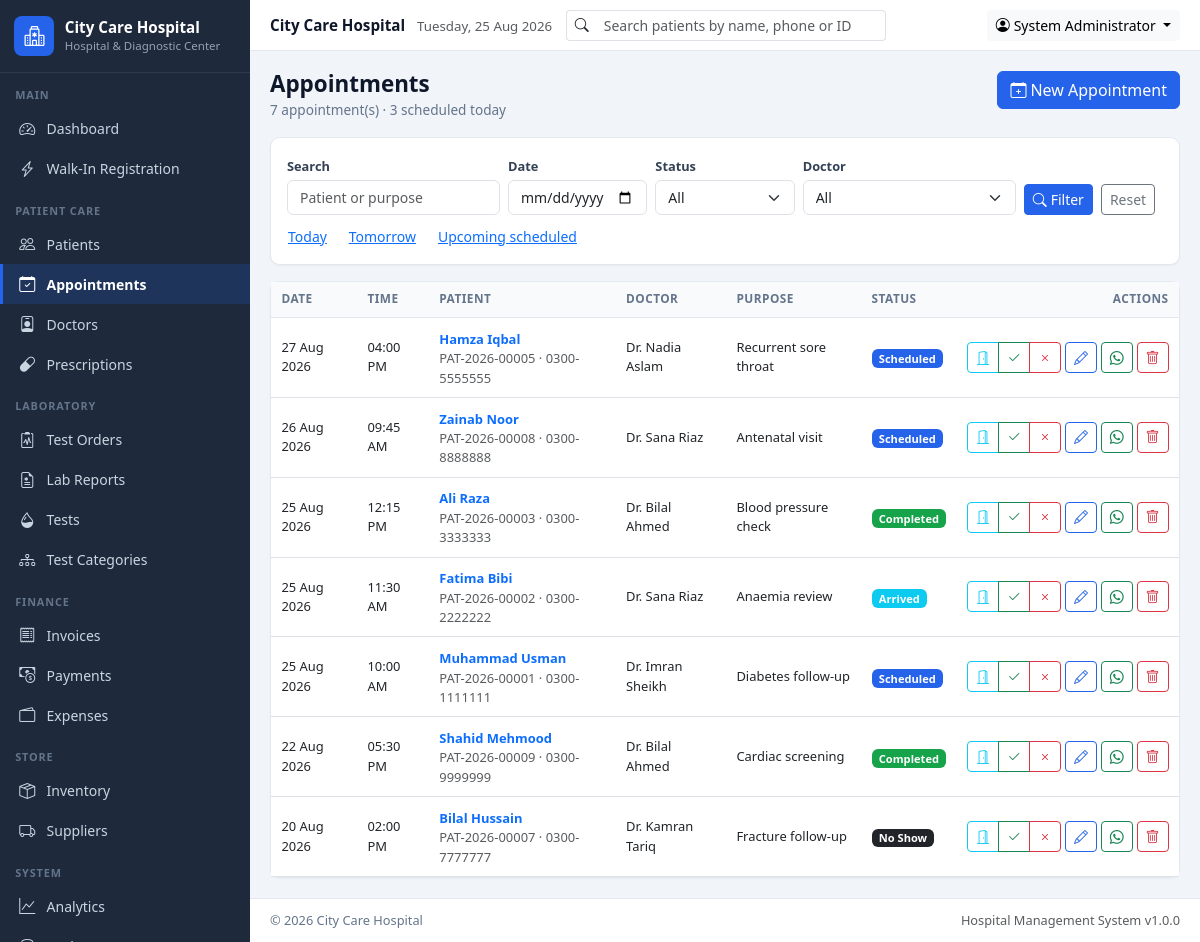
Screenshot of /modules/appointments/index.php (signed in) with the database file from the repository.
### tables this page shows
CREATE TABLE IF NOT EXISTS appointments (
  id INT AUTO_INCREMENT PRIMARY KEY,
  patient_id INT NOT NULL,
  doctor_id INT,
  appointment_date DATE NOT NULL,
  appointment_time TIME NOT NULL,
  purpose VARCHAR(255),
  status ENUM('Scheduled','Arrived','Completed','Cancelled','No Show') DEFAULT 'Scheduled',
  notes TEXT,
  created_at TIMESTAMP DEFAULT CURRENT_TIMESTAMP,
  INDEX idx_appt_date (appointment_date),
  FOREIGN KEY (patient_id) REFERENCES patients(id) ON DELETE CASCADE,
  FOREIGN KEY (doctor_id) REFERENCES doctors(id) ON DELETE SET NULL
);

CREATE TABLE IF NOT EXISTS patients (
  id INT AUTO_INCREMENT PRIMARY KEY,
  patient_id VARCHAR(20) UNIQUE NOT NULL,
  full_name VARCHAR(100) NOT NULL,
  father_husband_name VARCHAR(100),
  gender ENUM('Male','Female','Other') NOT NULL,
  date_of_birth DATE,
  age INT,
  cnic VARCHAR(20),
  phone VARCHAR(20),
  whatsapp VARCHAR(20),
  email VARCHAR(100),
  address TEXT,
  emergency_contact VARCHAR(100),
  blood_group VARCHAR(5),
  referring_doctor VARCHAR(100),
  medical_notes TEXT,
  registration_date DATE NOT NULL,
  created_at TIMESTAMP DEFAULT CURRENT_TIMESTAMP,
  updated_at TIMESTAMP DEFAULT CURRENT_TIMESTAMP ON UPDATE CURRENT_TIMESTAMP,
  INDEX idx_patients_name (full_name),
  INDEX idx_patients_phone (phone)
);

CREATE TABLE IF NOT EXISTS doctors (
  id INT AUTO_INCREMENT PRIMARY KEY,
  name VARCHAR(100) NOT NULL,
  specialty VARCHAR(100),
  phone VARCHAR(20),
  email VARCHAR(100),
  license_number VARCHAR(50),
  address TEXT,
  notes TEXT,
  is_active TINYINT(1) DEFAULT 1,
  created_at TIMESTAMP DEFAULT CURRENT_TIMESTAMP
);

### modules/appointments/index.php (the view, shortened to what this page needs)
<?php
$search  = get('q');
$date    = get('date');
$page    = currentPage();
$offset  = ($page - 1) * PER_PAGE;
$where = [];
$params = [];
$whereSql = $where ? 'WHERE ' . implode(' AND ', $where) : '';
$appointments = fetchAll("SELECT a.*, p.full_name, p.patient_id AS patient_code, p.phone, p.whatsapp, d.name AS doctor_name
                          FROM appointments a
                          JOIN patients p ON p.id = a.patient_id
                          LEFT JOIN doctors d ON d.id = a.doctor_id
                          $whereSql
                          ORDER BY a.appointment_date DESC, a.appointment_time DESC
                          LIMIT " . (int)PER_PAGE . ' OFFSET ' . (int)$offset, $params);
$pageActions = '<a href="' . BASE_URL . '/modules/appointments/add.php" class="btn btn-primary"><i class="bi bi-calendar-plus me-1"></i>New Appointment</a>';
require_once INC_PATH . '/header.php';
?>
<div class="card mb-3">
    <div class="card-body">
        <form class="row g-2 align-items-end" method="get">
            <div class="col-md-3">
                <label class="form-label">Search</label>
                <input type="search" name="q" class="form-control" value="<?= sanitize($search) ?>" placeholder="Patient or purpose">
            </div>
            <div class="col-md-2">
                <label class="form-label">Date</label>
                <input type="date" name="date" class="form-control" value="<?= sanitize($date) ?>">
            </div>
            <div class="col-md-2">
                <label class="form-label">Status</label>
                <select name="status" class="form-select">
                    <option value="">All</option>
                </select>
            </div>
            <div class="col-md-3">
                <label class="form-label">Doctor</label>
                <select name="doctor_id" class="form-select">
                    <option value="">All</option>
                </select>
            </div>
            <div class="col-md-2 d-flex gap-2">
                <button class="btn btn-primary btn-sm"><i class="bi bi-search me-1"></i>Filter</button>
                <a href="<?= BASE_URL ?>/modules/appointments/index.php" class="btn btn-outline-secondary btn-sm">Reset</a>
            </div>
            <div class="col-12">
                <a href="?date=<?= date('Y-m-d') ?>" class="btn btn-link btn-sm p-0 me-3">Today</a>
                <a href="?date=<?= date('Y-m-d', strtotime('+1 day')) ?>" class="btn btn-link btn-sm p-0 me-3">Tomorrow</a>
                <a href="?status=Scheduled" class="btn btn-link btn-sm p-0">Upcoming scheduled</a>
            </div>
        </form>
    </div>
</div>
<div class="card">
    <div class="table-responsive">
        <table class="table table-hover align-middle mb-0">
            <thead><tr><th>Date</th><th>Time</th><th>Patient</th><th>Doctor</th><th>Purpose</th><th>Status</th><th class="text-end">Actions</th></tr></thead>
            <tbody>
            <?php foreach ($appointments as $a): ?>
                <tr>
                    <td class="small"><?= formatDate($a['appointment_date']) ?></td>
                    <td class="small"><?= formatTime($a['appointment_time']) ?></td>
                    <td>
                        <a href="<?= BASE_URL ?>/modules/patients/view.php?id=<?= (int)$a['patient_id'] ?>" class="fw-semibold small"><?= sanitize($a['full_name']) ?></a>
                        <div class="small text-muted"><?= sanitize($a['patient_code']) ?> · <?= sanitize($a['phone'] ?: 'no phone') ?></div>
                    </td>
                    <td class="small"><?= sanitize($a['doctor_name'] ?: '-') ?></td>
                    <td class="small"><?= sanitize($a['purpose'] ?: '-') ?></td>
                    <td><?= statusBadge($a['status']) ?></td>
                    <td class="text-end text-nowrap">
                        <form method="post" class="d-inline">
                            <div class="btn-group btn-group-sm">
                                <button class="btn btn-outline-info" name="status" value="Arrived" title="Mark arrived"><i class="bi bi-door-open"></i></button>
                                <button class="btn btn-outline-success" name="status" value="Completed" title="Mark completed"><i class="bi bi-check2"></i></button>
                                <button class="btn btn-outline-danger" name="status" value="Cancelled" title="Cancel"><i class="bi bi-x"></i></button>
                            </div>
                        </form>
                        <a href="edit.php?id=<?= (int)$a['id'] ?>" class="btn btn-sm btn-outline-primary" title="Edit"><i class="bi bi-pencil"></i></a>
                        <?php if ($a['whatsapp'] || $a['phone']): ?>
                            <a class="btn btn-sm btn-outline-success" target="_blank" rel="noopener" title="WhatsApp reminder"
                               href="<?= sanitize(whatsappLink($a['whatsapp'] ?: $a['phone'], 'Dear ' . $a['full_name'] . ', this is a reminder for your appointment on ' . formatDate($a['appointment_date']) . ' at ' . formatTime($a['appointment_time']) . ' at ' . getSetting('hospital_name', 'our hospital') . '.')) ?>">
                                <i class="bi bi-whatsapp"></i>
                            </a>
                        <?php endif; ?>
                        <form method="post" class="d-inline">
                            <button class="btn btn-sm btn-outline-danger" data-confirm="Delete this appointment?" title="Delete"><i class="bi bi-trash"></i></button>
                        </form>
                    </td>
                </tr>
            <?php endforeach; ?>
            </tbody>
        </table>
    </div>
</div>
<?php require_once INC_PATH . '/footer.php'; ?>

### includes/functions.php (shortened to what this page needs)
<?php
function sanitize($input)
{
    return htmlspecialchars((string)($input ?? ''), ENT_QUOTES, 'UTF-8');
}
function get($key, $default = '')
{
    return isset($_GET[$key]) ? (is_array($_GET[$key]) ? $_GET[$key] : trim((string)$_GET[$key])) : $default;
}
function getSetting($key, $default = '')
{
    global $pdo;
    static $cache = null;
    if ($cache === null) {
        $cache = [];
        try {
            foreach ($pdo->query('SELECT setting_key, setting_value FROM settings') as $row) {
                $cache[$row['setting_key']] = $row['setting_value'];
            }
        } catch (Exception $e) {
            $cache = [];
        }
    }
    if (array_key_exists($key, $cache) && $cache[$key] !== null && $cache[$key] !== '') {
        return $cache[$key];
    }
    return $default;
}
function formatDate($date, $format = null)
{
    $format = $format ?: getSetting('date_format', 'd M Y');
    $ts = strtotime($date);
    return $ts ? date($format, $ts) : '-';
}
function formatTime($time)
{
    $ts = strtotime($time);
    return $ts ? date(getSetting('time_format', 'h:i A'), $ts) : '-';
}
function statusBadge($status)
{
    $map = [
        'Ordered'          => 'secondary',
        'Sample Collected' => 'info',
        'Processing'       => 'primary',
        'Pending'          => 'warning',
        'Completed'        => 'success',
        'Delivered'        => 'success',
        'Scheduled'        => 'primary',
        'Arrived'          => 'info',
        'Cancelled'        => 'danger',
        'No Show'          => 'dark',
        'Paid'             => 'success',
        'Partial'          => 'warning',
        'Draft'            => 'secondary',
        'Final'            => 'success',
    ];
    $class = $map[$status] ?? 'secondary';
    return '<span class="badge bg-' . $class . '">' . sanitize($status) . '</span>';
}
function currentPage()
{
    $page = (int)($_GET['page'] ?? 1);
    return $page > 0 ? $page : 1;
}
function whatsappLink($phone, $message)
{
    $digits = preg_replace('/\D+/', '', (string)$phone);
    $code = preg_replace('/\D+/', '', getSetting('country_code', '92'));
    if ($digits !== '' && strpos($digits, '0') === 0) {
        $digits = $code . substr($digits, 1);
    }
    return 'https://wa.me/' . $digits . '?text=' . rawurlencode($message);
}
function fetchAll($sql, array $params = [])
{
    global $pdo;
    $stmt = $pdo->prepare($sql);
    $stmt->execute($params);
    return $stmt->fetchAll();
}

### assets/css/custom.css (style rules this page uses)
:root { --hms-primary: #2563EB; --hms-success: #16A34A; --hms-warning: #D97706; --hms-danger: #DC2626; --hms-sidebar: #1E293B; --hms-sidebar-hover: #334155; --hms-body: #F1F5F9; --hms-border: #E2E8F0; --hms-muted: #64748B; --hms-sidebar-width: 250px; }
body { background: var(--hms-body); font-family: "Segoe UI", Roboto, "Helvetica Neue", Arial, sans-serif; font-size: 0.925rem; color: #0F172A; }
a { text-decoration: none; }
.btn-primary, .bg-primary { background-color: var(--hms-primary) !important; border-color: var(--hms-primary) !important; }
.btn-outline-primary { color: var(--hms-primary); border-color: var(--hms-primary); }
.btn-success, .bg-success { background-color: var(--hms-success) !important; border-color: var(--hms-success) !important; }
.card { border: 1px solid var(--hms-border); border-radius: .6rem; box-shadow: 0 1px 2px rgba(15,23,42,.04); }
.table > :not(caption) > * > * { padding: .55rem .65rem; }
.table thead th { font-size: .74rem; text-transform: uppercase; letter-spacing: .04em; color: var(--hms-muted); background: #F8FAFC; border-bottom: 1px solid var(--hms-border); font-weight: 700; }
.form-label { font-size: .8rem; font-weight: 600; color: #334155; margin-bottom: .25rem; }
.form-control, .form-select { font-size: .875rem; }

### rows the page displays
appointments: appointment_date "27 Aug 2026", appointment_time "04:00 PM", patient.full_name "Hamza Iqbal", patient.patient_id "PAT-2026-00005", patient.phone "0300-5555555", doctor.name "Dr. Nadia Aslam", purpose "Recurrent sore throat", status "Scheduled"
appointments: appointment_date "26 Aug 2026", appointment_time "09:45 AM", patient.full_name "Zainab Noor", patient.patient_id "PAT-2026-00008", patient.phone "0300-8888888", doctor.name "Dr. Sana Riaz", purpose "Antenatal visit", status "Scheduled"
appointments: appointment_date "25 Aug 2026", appointment_time "12:15 PM", patient.full_name "Ali Raza", patient.patient_id "PAT-2026-00003", patient.phone "0300-3333333", doctor.name "Dr. Bilal Ahmed", purpose "Blood pressure check", status "Completed"
appointments: appointment_date "25 Aug 2026", appointment_time "11:30 AM", patient.full_name "Fatima Bibi", patient.patient_id "PAT-2026-00002", patient.phone "0300-2222222", doctor.name "Dr. Sana Riaz", purpose "Anaemia review", status "Arrived"
appointments: appointment_date "25 Aug 2026", appointment_time "10:00 AM", patient.full_name "Muhammad Usman", patient.patient_id "PAT-2026-00001", patient.phone "0300-1111111", doctor.name "Dr. Imran Sheikh", purpose "Diabetes follow-up", status "Scheduled"
appointments: appointment_date "22 Aug 2026", appointment_time "05:30 PM", patient.full_name "Shahid Mehmood", patient.patient_id "PAT-2026-00009", patient.phone "0300-9999999", doctor.name "Dr. Bilal Ahmed", purpose "Cardiac screening", status "Completed"
appointments: appointment_date "20 Aug 2026", appointment_time "02:00 PM", patient.full_name "Bilal Hussain", patient.patient_id "PAT-2026-00007", patient.phone "0300-7777777", doctor.name "Dr. Kamran Tariq", purpose "Fracture follow-up", status "No Show"

### other values shown
getSetting('hospital_name', 'City Care Hospital') "City Care Hospital"
getSetting('hospital_tagline', 'Hospital &amp; Diagnostic Center') "Hospital & Diagnostic Center"
$group['label'] "MAIN"
$item['text'] "Dashboard"
$item['text'] "Walk-In Registration"
$group['label'] "PATIENT CARE"
$item['text'] "Patients"
$item['text'] "Appointments"
$item['text'] "Doctors"
$item['text'] "Prescriptions"
$group['label'] "LABORATORY"
$item['text'] "Test Orders"
$item['text'] "Lab Reports"
$item['text'] "Tests"
$item['text'] "Test Categories"
